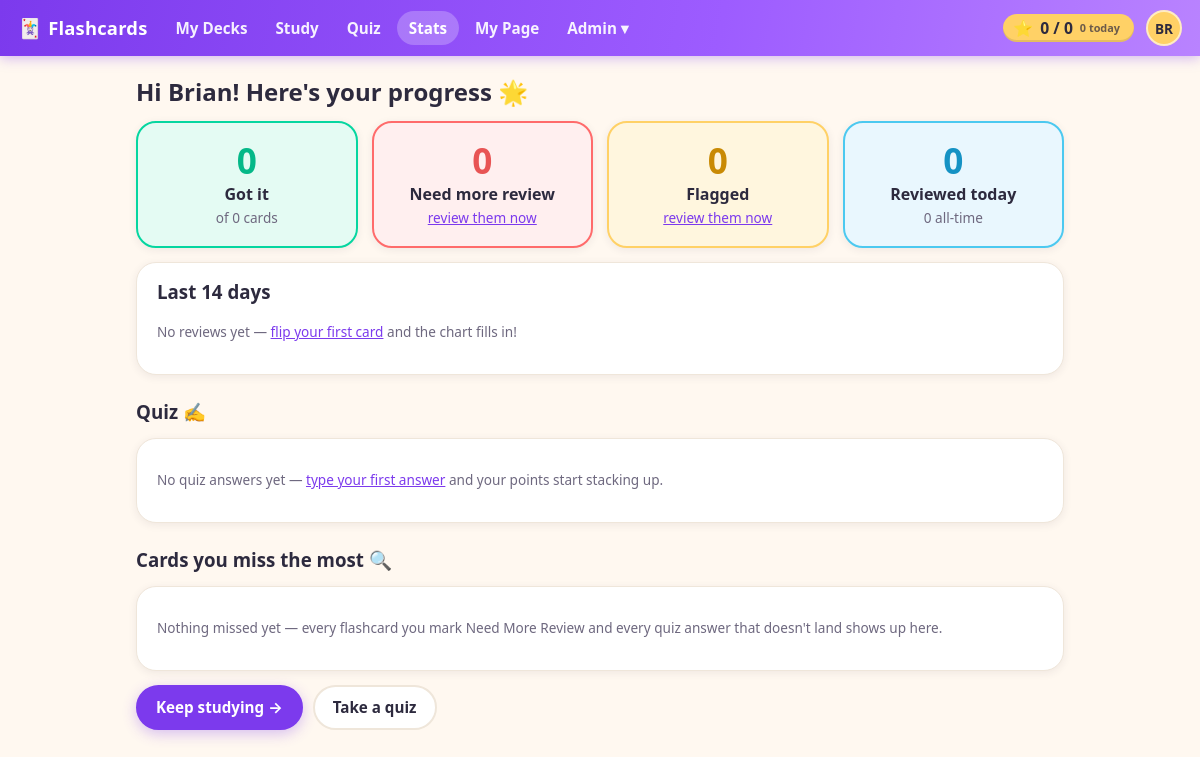
/progress/index.php (signed in), run on the app's committed database.
### tables this page shows
CREATE TABLE settings (
  id INT AUTO_INCREMENT PRIMARY KEY,
  key_name VARCHAR(191) NOT NULL UNIQUE,
  value LONGTEXT NULL,
  updated_at DATETIME NOT NULL DEFAULT CURRENT_TIMESTAMP ON UPDATE CURRENT_TIMESTAMP
);

CREATE TABLE users (
  id INT AUTO_INCREMENT PRIMARY KEY,
  first_name VARCHAR(100) NOT NULL,
  last_name VARCHAR(100) NOT NULL,
  email VARCHAR(255) DEFAULT NULL UNIQUE,
  password_hash VARCHAR(255) NOT NULL DEFAULT '',
  is_admin TINYINT(1) NOT NULL DEFAULT 0 COMMENT 'App administrator',
  email_verify_token VARCHAR(64) DEFAULT NULL,
  email_verified_at DATETIME DEFAULT NULL,
  password_reset_token_hash CHAR(64) DEFAULT NULL,
  password_reset_expires_at DATETIME DEFAULT NULL,
  created_at DATETIME NOT NULL DEFAULT CURRENT_TIMESTAMP
);

### lib/ApplicationUI.php (the view, shortened to what the rows shown need)
<?php
require_once __DIR__ . '/../config.php';
require_once __DIR__ . '/../settings.php';
require_once __DIR__ . '/SiteManagement.php';
require_once __DIR__ . '/SiteResolver.php';
class ApplicationUI {
    private static ?array $themeSite = null;
    public static function siteThemeStyle(?array $site): string {
        $accent = SiteManagement::ACCENTS[$site['accent_color']] ?? null;
        if ($accent === null || $site['accent_color'] === 'violet') {
            return '';
        }
        return '<style>:root{--color-primary:' . $accent['color'] . ';--color-primary-dark:' . $accent['dark']
             . ';--color-primary-light:' . $accent['light'] . ';--color-primary-soft:' . $accent['soft'] . ';}</style>';
    }
    public static function staticResourceUrl(string $path): string {
        $filePath = __DIR__ . '/../' . ltrim($path, '/');
        $version = @filemtime($filePath);
        return $path . '?v=' . $version;
    }
    public static function cssLink(string $path): string {
        $url = self::staticResourceUrl($path);
        return '<link rel="stylesheet" href="' . htmlspecialchars($url, ENT_QUOTES, 'UTF-8') . '">';
    }
    public static function jsScript(string $path): string {
        $url = self::staticResourceUrl($path);
        return '<script src="' . htmlspecialchars($url, ENT_QUOTES, 'UTF-8') . '"></script>';
    }
    public static function headHtml(string $title, ?array $themeSite): string {
        return '<!doctype html><html lang="en"><head><meta charset="utf-8"><meta name="viewport" content="width=device-width,initial-scale=1">'
             . '<title>' . h($title) . ' - ' . h(Settings::siteTitle()) . '</title>'
             . self::cssLink('/styles.css')
             . self::siteThemeStyle($themeSite)
             . '</head>';
    }
    public static function scoreChipHtml(int $userId): string {
        require_once __DIR__ . '/CardProgress.php';
        $score = CardProgress::getScoreSummary($userId);
        return '<a class="score-chip" id="score-chip" href="/progress/" title="Cards you\'ve got — tap for stats">'
             . '<span class="score-star" aria-hidden="true">&#11088;</span>'
             . '<span class="score-numbers"><span id="score-mastered">' . number_format($score['mastered']) . '</span>'
             . ' / <span id="score-total">' . number_format($score['total_cards']) . '</span></span>'
             . '<span class="score-today"><span id="score-today">' . number_format($score['reviewed_today']) . '</span> today</span>'
             . '</a>';
    }
    public static function headerHtml(string $title): void {
        $u = current_user();
        $script = $_SERVER['SCRIPT_NAME'] ?? '';
        $siteTitle = Settings::siteTitle();
        $mySite = $u ? SiteManagement::findByUserId((int)$u['id']) : null;
        $themeSite = self::$themeSite;
        if ($themeSite === null) {
            $resolved = SiteResolver::resolveFromRequest();
            $themeSite = ($resolved['site'] !== null && $resolved['is_custom_domain']) ? $resolved['site'] : $mySite;
        }
        echo self::headHtml($title, $themeSite);
        echo '<body>';
        if ($u) {
            $navItems = [
                ['path' => '/manage/', 'label' => 'My Decks', 'prefixes' => ['/manage/']],
                ['path' => '/review/', 'label' => 'Study', 'prefixes' => ['/review/']],
                ['path' => '/quiz/', 'label' => 'Quiz', 'prefixes' => ['/quiz/']],
                ['path' => '/progress/', 'label' => 'Stats', 'prefixes' => ['/progress/']],
            ];
            if ($mySite) {
                $navItems[] = ['path' => SiteResolver::publicHomeUrl($mySite), 'label' => 'My Page', 'prefixes' => ['/public_site.php']];
            }
            echo '<header class="topbar">';
            echo '<a class="brand" href="/manage/"><span class="brand-mark" aria-hidden="true">&#127183;</span> ' . h($siteTitle) . '</a>';
            echo '<nav class="topnav">';
            foreach ($navItems as $item) {
                $active = false;
                foreach ($item['prefixes'] as $prefix) {
                    if (strpos($script, $prefix) === 0) { $active = true; break; }
                }
                echo '<a href="' . h($item['path']) . '"' . ($active ? ' class="active"' : '') . '>' . h($item['label']) . '</a>';
            }
            if (!empty($u['is_admin'])) {
                $inAdmin = strpos($script, '/admin/') === 0;
                $adminItems = [
                    ['path' => '/admin/users.php', 'label' => 'Users'],
                    ['path' => '/admin/sites.php', 'label' => 'Pages'],
                    ['path' => '/admin/settings.php', 'label' => 'Settings'],
                    ['path' => '/admin/image_storage.php', 'label' => 'Image Storage'],
                    ['path' => '/admin/migrations.php', 'label' => 'Migrations'],
                    ['path' => '/admin/activity_log.php', 'label' => 'Activity Log'],
                    ['path' => '/admin/email_log.php', 'label' => 'Email Log'],
                ];
                $adminLinks = '';
                foreach ($adminItems as $item) {
                    $active = $inAdmin && basename(parse_url($item['path'], PHP_URL_PATH)) === basename($script);
                    $adminLinks .= '<a href="' . h($item['path']) . '" role="menuitem"' . ($active ? ' class="active"' : '') . '>' . h($item['label']) . '</a>';
                }
                echo '<span class="menu-wrap">'
                   . '<button type="button" id="adminToggle" class="topnav-toggle' . ($inAdmin ? ' active' : '') . '" aria-expanded="false" aria-controls="adminMenu">Admin &#9662;</button>'
                   . '<span id="adminMenu" class="popup-menu hidden" role="menu" aria-hidden="true">' . $adminLinks . '</span>'
                   . '</span>';
            }
            echo '</nav>';
            echo '<div class="topbar-right">';
            echo self::scoreChipHtml((int)$u['id']);
            $initials = strtoupper((string)substr((string)($u['first_name'] ?? ''), 0, 1) . (string)substr((string)($u['last_name'] ?? ''), 0, 1));
            $name = trim((string)($u['first_name'] ?? '') . ' ' . (string)($u['last_name'] ?? ''));
            echo '<span class="menu-wrap">'
               . '<button type="button" id="profileToggle" class="avatar" aria-expanded="false" aria-controls="profileMenu" title="' . h($name) . '" aria-label="Account menu for ' . h($name) . '">' . h($initials) . '</button>'
               . '<span id="profileMenu" class="popup-menu popup-menu-right hidden" role="menu" aria-hidden="true">'
               .   '<a href="/profile/change_password.php" role="menuitem">Change Password</a>'
               .   '<a href="/logout.php" role="menuitem">Logout</a>'
               . '</span>'
               . '</span>';
            echo '</div>';
            echo '</header>';
            echo '<div class="content"><main>';
        } else {
            echo '<header class="topbar"><a class="brand" href="/login.php"><span class="brand-mark" aria-hidden="true">&#127183;</span> ' . h($siteTitle) . '</a>'
               . '<div class="topbar-right"><a class="button small" href="/login.php">Sign in</a></div></header>';
            echo '<div class="content"><main>';
        }
    }
    public static function footerHtml(): void {
        echo '</main></div>' . self::jsScript('/main.js') . '</body></html>';
    }
}

### progress/index.php (shortened to what the rows shown need)
<?php
require_once __DIR__ . '/../partials.php';
require_once __DIR__ . '/../lib/CardProgress.php';
require_login();
$me = current_user();
header_html('My Stats');
?>
<div class="progress-toolbar">
  <h2>Hi <?=h($me['first_name'])?>! Here's your progress &#127775;</h2>
</div>
<?php footer_html(); ?>

### data on the page
settings: value "Flashcards"
users: initials "BR", first_name "Brian"

### other printed values
$item['label'] "My Decks"
$item['label'] "Study"
$item['label'] "Quiz"
$item['label'] "Stats"
$item['label'] "My Page"
$score['mastered'] "0"
$score['total_cards'] "0"
$score['reviewed_today'] "0"
$stats['got_it'] "0"
$stats['total_cards'] "0"
$stats['needs_review'] "0"
$stats['flagged'] "0"
$stats['reviewed_today'] "0"
$stats['total_reviews'] "0"
